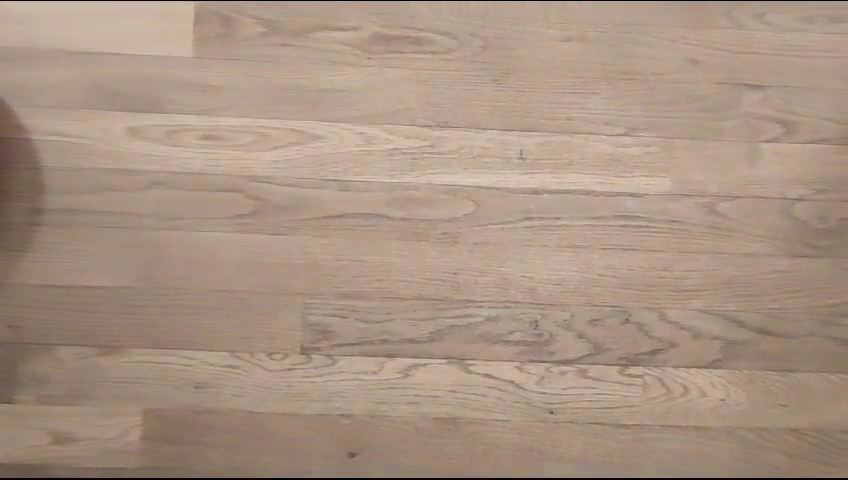
#> input picture frame 40 of video processing/Robot.mp4, 848 x 480 px, given in place of auto_oscar.mp4, which was not available
$ python oefening3_contours_v2.py
#> lines starting #> are read from the running program, lines starting #| are printed output that depends on the picture; after the words box and inside, x2 and y2 are one past the last pixel; in counts of white or black regions, pixels touching at a corner belong together; pictures that were not available may be replaced by others from this repository, and a replacement may not be noted
import cv2
import numpy as np

# Create a VideoCapture object and read from input file
# If the input is the camera, pass 0 instead of the video file name
cap = cv2.VideoCapture('auto_oscar.mp4')

fgbg = cv2.createBackgroundSubtractorMOG2(history=100)

# Check if camera opened successfully
if (cap.isOpened()== False):
  print("Error opening video stream or file")

# Read until video is completed
while(cap.isOpened()):
  # Capture frame-by-frame
  ret, frame = cap.read()
#> frame is the input picture: shape (480, 848, 3); mean B, G, R 130.3, 147.1, 169.2
  if ret == True:

    # frame = cv2.resize(frame, (320, 240))
    frame = cv2.resize(frame, (640, 480))
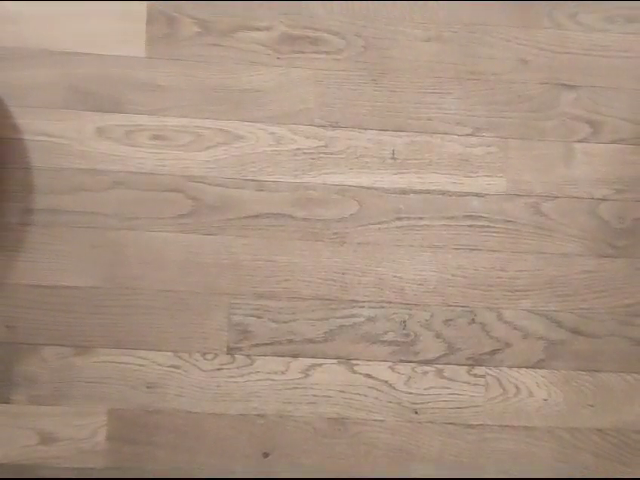
#> frame: shape (480, 640, 3); mean B, G, R 130.3, 147.1, 169.2

    fgmask = fgbg.apply(frame)
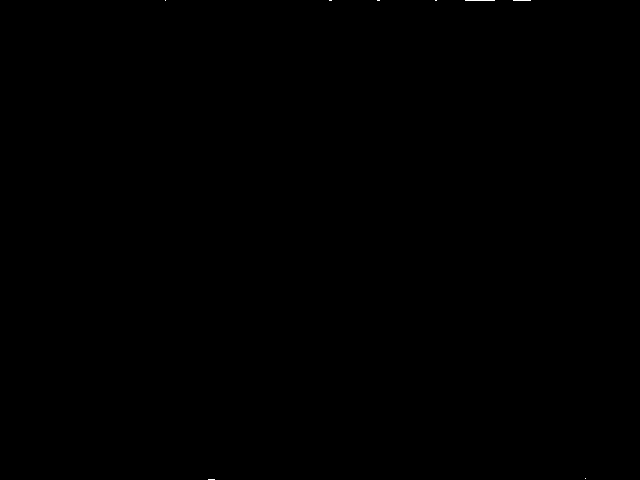
#> fgmask: shape (480, 640); values 127 (black) and 255 (white), 0.02% white in thin lines or dots, all inside (x1, y1, x2, y2) = (165, 0, 586, 480)

    contours, hierarchy = cv2.findContours(fgmask, cv2.RETR_TREE, cv2.CHAIN_APPROX_SIMPLE)
#> contours = [[[0, 0], [0, 479], [639, 479], [639, 0]]]
    #frame = frame[:,:,2]

    for cnt in contours:
      area = cv2.contourArea(cnt)
      if area>100:
        #image = cv2.drawContours(frame, [cnt], -1, (0, 255, 0), 2)
        cv2.drawContours(frame, [cnt], -1, (0, 255, 0), 2)
#> this loop made 1 pass
#> (cnt, area) on pass 1: ([[0, 0], [0, 479], [639, 479], [639, 0]], 306081)
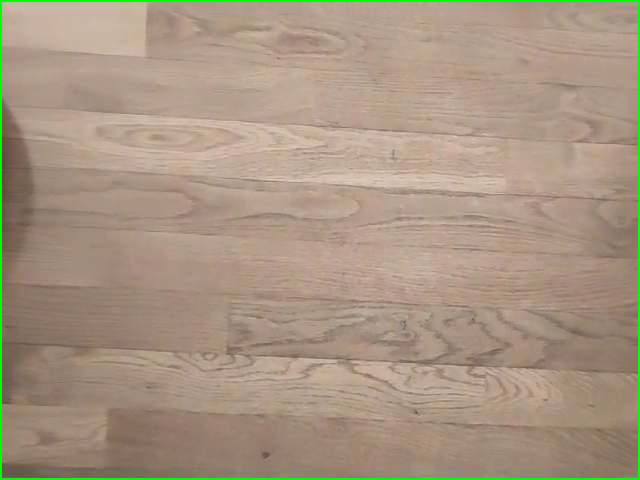
#> frame: shape (480, 640, 3); 1.45% of pixels changed, all inside (x1, y1, x2, y2) = (0, 0, 640, 480)

    # Display the resulting frame
    cv2.imshow('Frame',frame)

    # Press Q on keyboard to  exit
    if cv2.waitKey(25) & 0xFF == ord('q'):
#> (key q is pressed here)
      break

  # Break the loop
  else:
    break

# When everything done, release the video capture object
cap.release()

# Closes all the frames
cv2.destroyAllWindows()

$ run again, starting later in the video
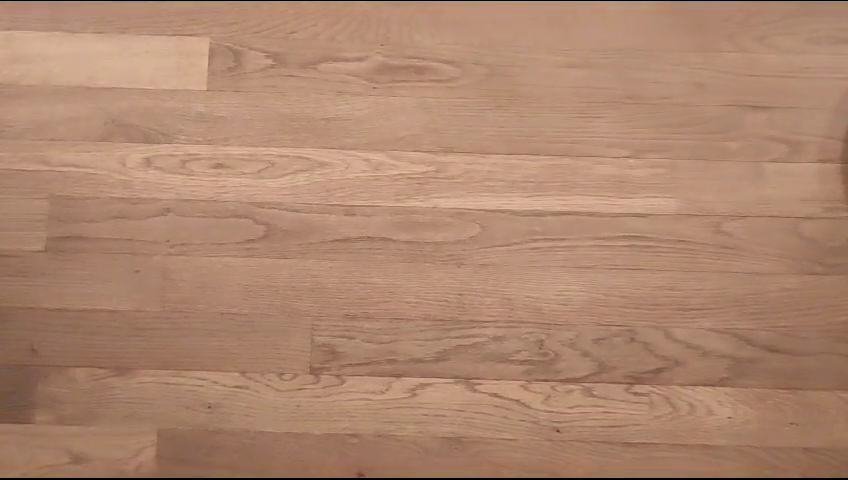
#> input picture frame 320 of video processing/Robot.mp4, 848 x 480 px, given in place of auto_oscar.mp4, which was not available
#> frame is the input picture: shape (480, 848, 3); mean B, G, R 110.8, 134.5, 174
#> `frame = cv2.resize(frame, (640, 480))`:
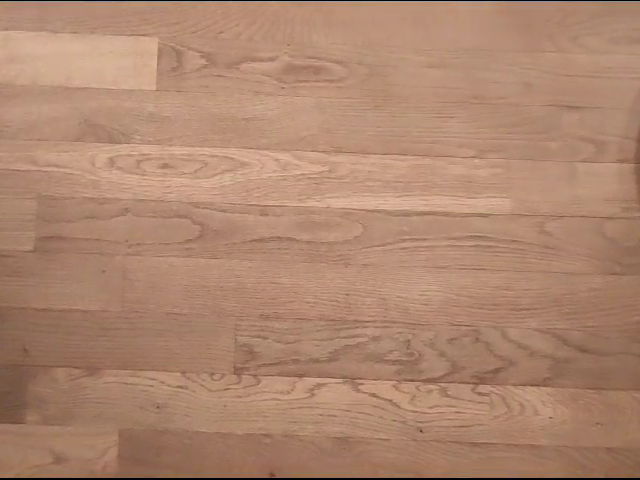
#> frame: shape (480, 640, 3); mean B, G, R 110.8, 134.5, 174
#> fgmask: shape (480, 640); values 127 (black) and 255 (white), 0.05% white in thin lines or dots
#> contours = [[[0, 0], [0, 479], [639, 479], [639, 0]]]
#> the loop `for cnt in contours:` made 1 pass
#> (cnt, area) on pass 1: ([[0, 0], [0, 479], [639, 479], [639, 0]], 306081)
#> after the loop `for cnt in contours:`:
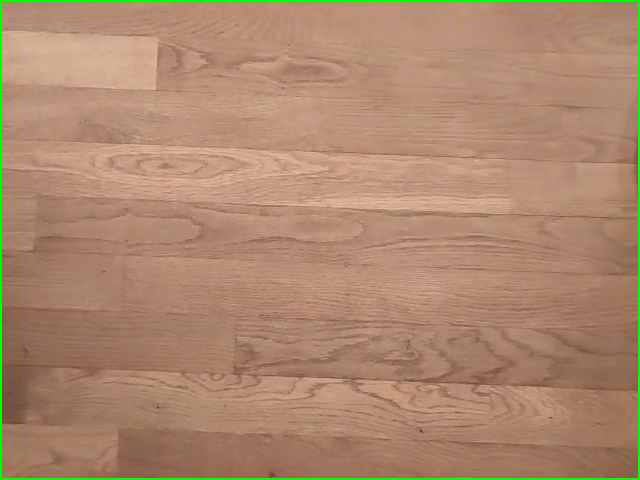
#> frame: shape (480, 640, 3); 1.45% of pixels changed, all inside (x1, y1, x2, y2) = (0, 0, 640, 480)
